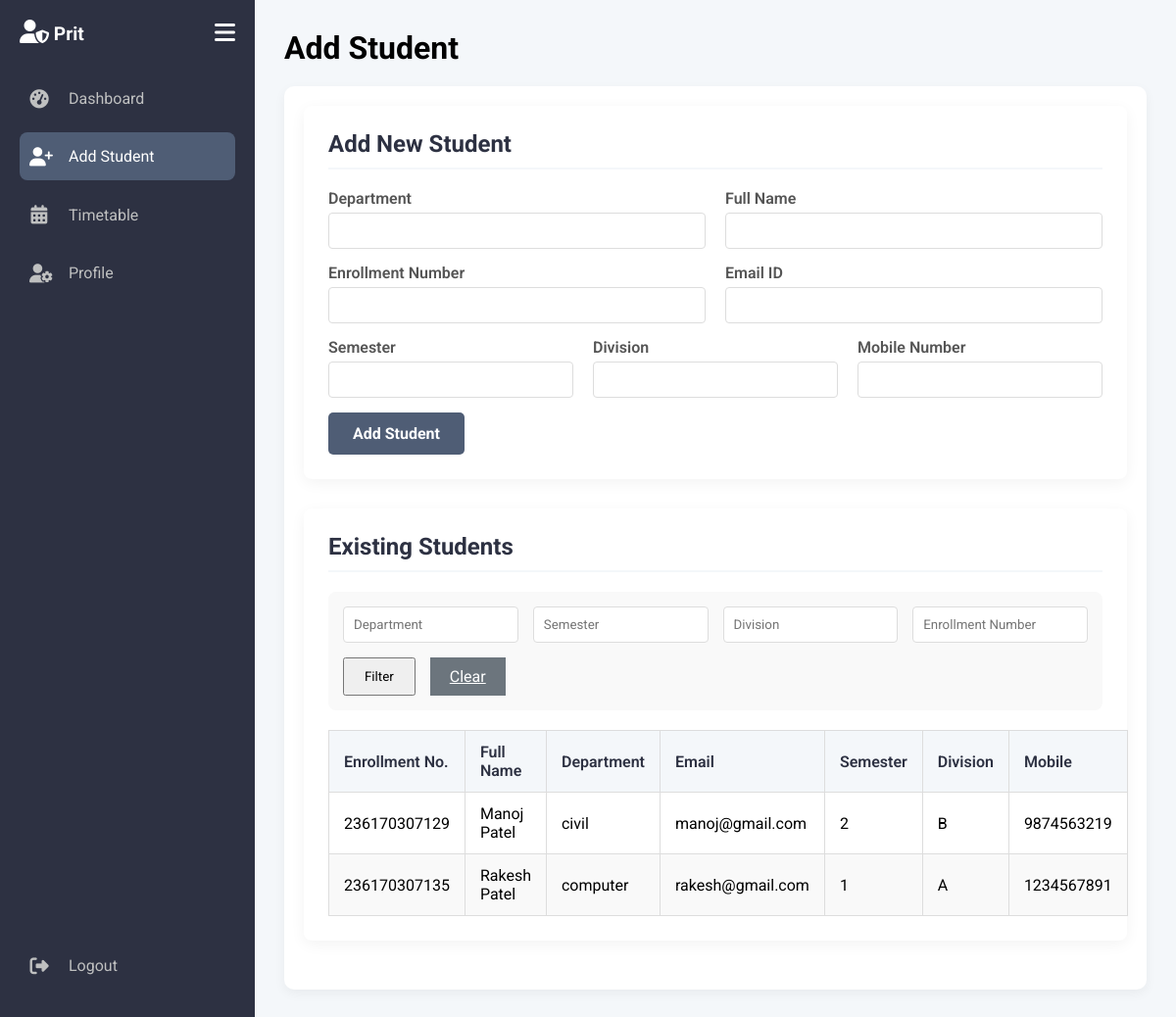
The app's page /add_student.php (signed in) with its own data.
### tables this page shows
CREATE TABLE `students` (
  `id` int(6) unsigned NOT NULL AUTO_INCREMENT,
  `student_department` varchar(100) NOT NULL,
  `student_full_name` varchar(100) NOT NULL,
  `student_enrollment_number` varchar(50) NOT NULL,
  `student_email` varchar(100) NOT NULL,
  `student_sem` int(2) NOT NULL,
  `student_div` varchar(5) NOT NULL,
  `student_mobile_number` varchar(15) NOT NULL,
  `creation_date` timestamp NOT NULL DEFAULT current_timestamp(),
  PRIMARY KEY (`id`),
  UNIQUE KEY `student_enrollment_number` (`student_enrollment_number`)
);

### add_student.php (the view, shortened to what this page needs)
<?php include 'includes/header.php'; ?>
<div class="content-header">
    <h1>Add Student</h1>
</div>
<div class="content-body">
    <div class="form-container">
        <h2>Add New Student</h2>
        <form action="add_student_process.php" method="POST" class="add-form">
            <div class="form-row">
                <div class="input-group">
                    <label for="student_department">Department</label>
                    <input type="text" id="student_department" name="student_department" required>
                </div>
                <div class="input-group">
                    <label for="student_full_name">Full Name</label>
                    <input type="text" id="student_full_name" name="student_full_name" required>
                </div>
            </div>
            <div class="form-row">
                <div class="input-group">
                    <label for="student_enrollment_number">Enrollment Number</label>
                    <input type="text" id="student_enrollment_number" name="student_enrollment_number" required>
                </div>
                <div class="input-group">
                    <label for="student_email">Email ID</label>
                    <input type="email" id="student_email" name="student_email" required>
                </div>
            </div>
            <div class="form-row">
                <div class="input-group">
                    <label for="student_sem">Semester</label>
                    <input type="number" id="student_sem" name="student_sem" required>
                </div>
                <div class="input-group">
                    <label for="student_div">Division</label>
                    <input type="text" id="student_div" name="student_div" required>
                </div>
                 <div class="input-group">
                    <label for="student_mobile_number">Mobile Number</label>
                    <input type="text" id="student_mobile_number" name="student_mobile_number" required>
                </div>
            </div>
            <button type="submit" class="btn">Add Student</button>
        </form>
    </div>
    <div class="table-container">
        <h2>Existing Students</h2>
        <div class="filter-container">
            <form action="add_student.php" method="GET" class="filter-form">
                <input type="text" name="department" placeholder="Department" value="<?php echo isset($_GET['department']) ? htmlspecialchars($_GET['department']) : ''; ?>">
                <input type="number" name="sem" placeholder="Semester" value="<?php echo isset($_GET['sem']) ? htmlspecialchars($_GET['sem']) : ''; ?>">
                <input type="text" name="div" placeholder="Division" value="<?php echo isset($_GET['div']) ? htmlspecialchars($_GET['div']) : ''; ?>">
                <input type="text" name="enrollment_number" placeholder="Enrollment Number" value="<?php echo isset($_GET['enrollment_number']) ? htmlspecialchars($_GET['enrollment_number']) : ''; ?>">
                <button type="submit" class="btn">Filter</button>
                <a href="add_student.php" class="btn btn-secondary">Clear</a>
            </form>
        </div>
        <table class="student-table">
            <thead>
                <tr>
                    <th>Enrollment No.</th>
                    <th>Full Name</th>
                    <th>Department</th>
                    <th>Email</th>
                    <th>Semester</th>
                    <th>Division</th>
                    <th>Mobile</th>
                </tr>
            </thead>
            <tbody>
                <?php
                include 'db/db_connection.php';
                $sql = "SELECT * FROM students WHERE 1=1";
                $sql .= " ORDER BY student_full_name ASC";
                $stmt = $conn->prepare($sql);
                $stmt->execute();
                $students_result = $stmt->get_result();
                if ($students_result->num_rows > 0):
                    while($row = $students_result->fetch_assoc()): ?>
                        <tr>
                            <td><?php echo htmlspecialchars($row['student_enrollment_number']); ?></td>
                            <td><?php echo htmlspecialchars($row['student_full_name']); ?></td>
                            <td><?php echo htmlspecialchars($row['student_department']); ?></td>
                            <td><?php echo htmlspecialchars($row['student_email']); ?></td>
                            <td><?php echo htmlspecialchars($row['student_sem']); ?></td>
                            <td><?php echo htmlspecialchars($row['student_div']); ?></td>
                            <td><?php echo htmlspecialchars($row['student_mobile_number']); ?></td>
                        </tr>
                    <?php endwhile; ?>
                <?php else: ?>
                    <tr>
                        <td colspan="7">No students found matching your criteria.</td>
                    </tr>
                <?php endif;
                ?>
            </tbody>
        </table>
    </div>
</div>
<?php include 'includes/footer.php'; ?>

### admin_style.css (style rules this page uses)
:root { --primary-color: #4f5d75; --secondary-color: #2d3142; --accent-color: #bfc0c0; --light-color: #ffffff; --text-color: #ef8354; --sidebar-width: 260px; --sidebar-collapsed-width: 80px; }
* { margin: 0; padding: 0; box-sizing: border-box; font-family: 'Roboto', sans-serif; }
body { display: flex; background-color: #f4f7fa; transition: margin-left 0.5s ease; }
.content-header { margin-bottom: 20px; }
.content-body { background: var(--light-color); padding: 20px; border-radius: 10px; box-shadow: 0 4px 12px rgba(0,0,0,0.05); }
.form-container, .table-container { background: #fff; padding: 25px; border-radius: 8px; box-shadow: 0 4px 15px rgba(0,0,0,0.05); margin-bottom: 30px; }
.form-container h2, .table-container h2 { margin-bottom: 20px; font-size: 1.5rem; color: var(--secondary-color); border-bottom: 2px solid #f4f7fa; padding-bottom: 10px; }
.add-form .form-row { display: flex; flex-wrap: wrap; gap: 20px; margin-bottom: 15px; }
.add-form .input-group { flex: 1; min-width: 200px; }
.add-form label { display: block; margin-bottom: 5px; font-weight: 600; color: #555; }
.add-form input[type="text"], .add-form input[type="email"], .add-form input[type="number"] { width: 100%; padding: 10px; border: 1px solid #ddd; border-radius: 4px; }
.add-form .btn { padding: 12px 25px; border: none; background-color: var(--primary-color); color: white; font-size: 16px; font-weight: bold; border-radius: 5px; cursor: pointer; transition: background-color 0.3s ease; }
.filter-container { margin-bottom: 20px; padding: 15px; background-color: #f9f9f9; border-radius: 8px; }
.filter-form { display: flex; flex-wrap: wrap; gap: 15px; align-items: center; }
.filter-form input { padding: 10px; border: 1px solid #ddd; border-radius: 4px; flex: 1; }
.filter-form .btn { padding: 10px 20px; }
.filter-form .btn-secondary { background-color: #6c757d; color: white; }
.student-table { width: 100%; border-collapse: collapse; margin-top: 20px; }
.student-table th, .student-table td { padding: 12px 15px; border: 1px solid #ddd; text-align: left; vertical-align: middle; }
.student-table th { background-color: #f4f7fa; font-weight: 600; color: var(--secondary-color); }
.student-table tbody tr:nth-child(even) { background-color: #f9f9f9; }

### records on screen
students: student_enrollment_number "236170307129", student_full_name "Manoj Patel", student_department "civil", student_email "manoj@gmail.com", student_sem "2", student_div "B", student_mobile_number "9874563219"
students: student_enrollment_number "236170307135", student_full_name "Rakesh Patel", student_department "computer", student_email "rakesh@gmail.com", student_sem "1", student_div "A", student_mobile_number "1234567891"

### other values on screen
$admin_name "Prit"
